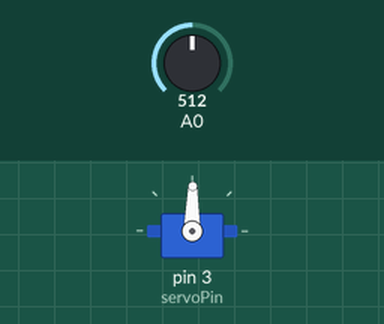
This sketch was run on a simulated Arduino Uno, built with avr-gcc and run on an emulated ATmega328P. On the bench: servo. The test bench sets the inputs (shaded band); at power-on: A0 = 512. What the sketch prints to the serial monitor is not drawn.

Above: at 1.2 s.
1.3 s: A0 set to 716
At 2.8 s:
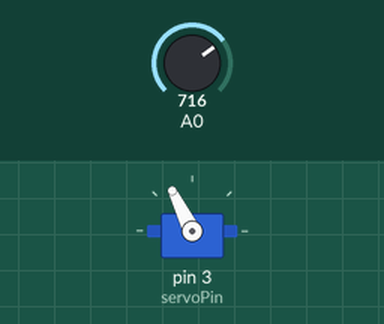
3.2 s: A0 set to 1023
At 4.7 s:
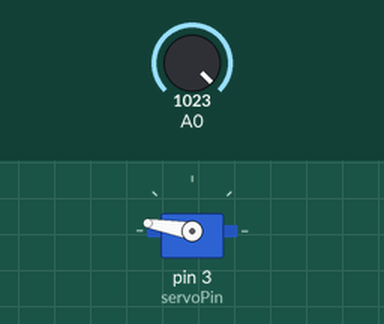
5.3 s: A0 set to 306
At 7.2 s:
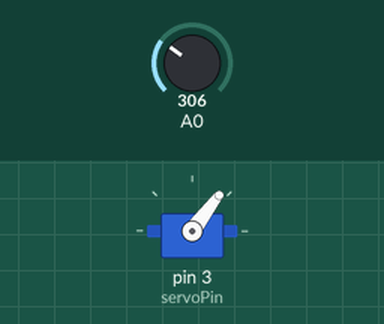
7.6 s: A0 set to 122
At 9.3 s:
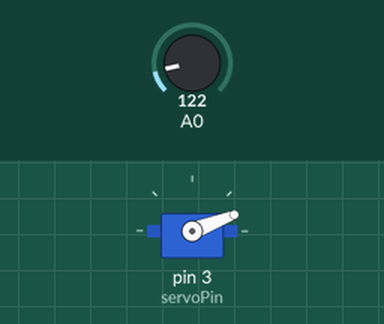
9.6 s: A0 set to 0
At 11.1 s:
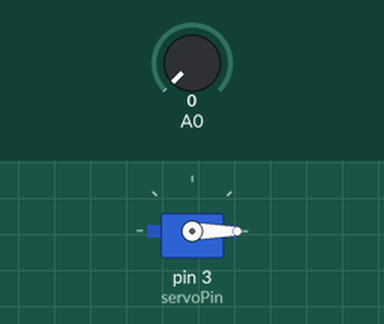
11.4 s: A0 set to 900
At 13.2 s:
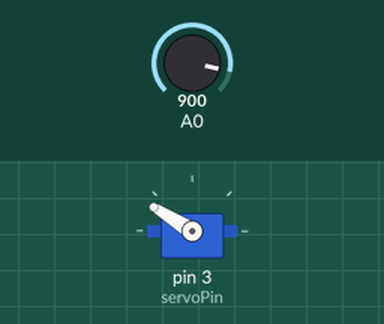
Timing chart, 0 to 14.7 s (numbered marks = the images above; inputs shaded):
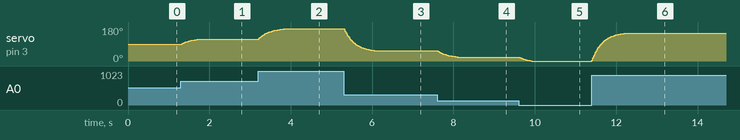

Measured:
- after the input at 1.3 s, servo on pin 3 (servoPin): moves from 89° to 116° over 0.45 s, starting at once
- after the input at 3.2 s, servo on pin 3 (servoPin): moves from 116° to 170° over 0.62 s, starting at once
- after the input at 5.3 s, servo on pin 3 (servoPin): moves from 170° to 53° over 0.81 s, starting at once
- after the input at 7.6 s, servo on pin 3 (servoPin): moves from 53° to 21° over 0.50 s, starting at once
- after the input at 9.6 s, servo on pin 3 (servoPin): moves from 21° to 0° over 0.32 s, starting at once
- after the input at 11.4 s, servo on pin 3 (servoPin): moves from 0° to 148° over 0.85 s, starting at once

The sketch:

servo_lab.ino
```cpp
#include <Servo.h>

Servo servoMotor;
int servoPin = 3;
int sensorValue = 0;
float EMA_a = .02;
int EMA_S = 0;
int lastServoAngle = 0;

void setup() {
  Serial.begin(9600);
  servoMotor.attach(servoPin);
  EMA_S = analogRead(A0);
}

void loop() {
  int sensorValue = analogRead(A0);
  EMA_S = (EMA_a * sensorValue) + ((1 - EMA_a)*EMA_S);
  Serial.println(EMA_S);

  int servoAngle = map(EMA_S, 0, 1023, 0, 179);
  if (servoAngle != lastServoAngle) {
    servoMotor.write(servoAngle);
    lastServoAngle = servoAngle;
  }
}
```
